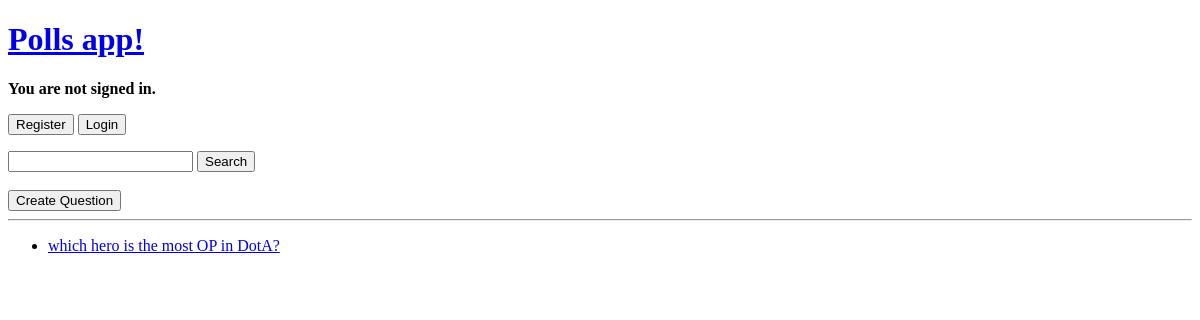
Before: / with the older database file.
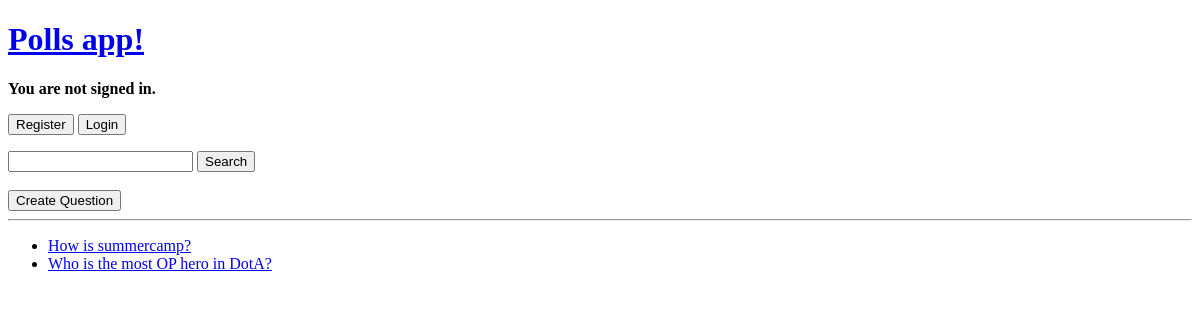
After: the same page with the newer database file.
### polls/models.py (models this page shows, shortened)
class Question(models.Model):
    title = models.TextField()
    pub_date = models.DateField(auto_now_add=True)
    mod_date = models.DateField(auto_now=True)
    class Meta:
        ordering = ["-pub_date"]

### polls/views.py (the view)
# urls.py: path("", views.index_view, name="index"),
def index_view(request, q: str | None = None):
    questions = Question.objects.all()
    if request.method == "POST":
        q = request.POST.get("q")
        questions = questions.filter(title__icontains=q)[:5]
    context = {"questions": questions}
    return render(request, "index.html", context=context)

### templates/index.html (shortened to what this page needs)
{% extends "layout.html" %}
{% block body %}
<div>
    <div>
        <form method="post" action={% url 'polls:index' %}>
            <input type="text" name="q" />
            <button type="submit">Search</button>
        <br>
        <a href="{% url 'polls:question_create' %}"><button type="button">Create Question</button></a>
    </div>
    <hr>
    <ul>
        {% for question in questions %}
            <li><a href={% url 'polls:question_details' question.id %}>{{ question.title }}</a></li>
        {% empty %}
            <p>No questions available at the moment...</p>
        {% endfor %}
    </ul>
</div>
{% endblock %}

### templates/layout.html (shortened to what this page needs)
<!DOCTYPE html>
<html>
    <head>
    </head>
    <body>
        <h1><a href="{% url 'polls:index' %}">Polls app!</a></h1>
        {% if request.user.is_authenticated %}
            <p><b>Hello, {{ request.user.username }}</b></p>
            <a href="{% url 'polls:user_logout' %}"><button type="button">Logout</button></a>
        {% else %}
            <p><b>You are not signed in.</b></p>
            <a href="{% url 'polls:user_create' %}"><button type="button">Register</button></a>
            <a href="{% url 'polls:user_login' %}"><button type="button">Login</button></a>
        {% endif %}
        {% block body %}
        {% endblock %}
    </body>
</html>

Changed rows visible on the page:
changed Question: title "which hero is the most OP in DotA?" → "How is summercamp?"
added Question: title "Who is the most OP hero in DotA?"
